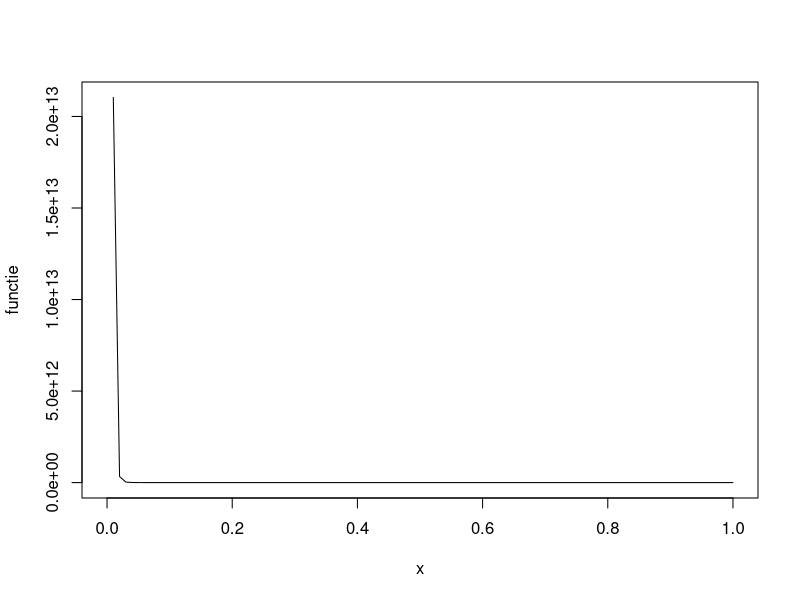

This figure's R source:
#Problema 1
#Exercitiul 1

#media si variatia pentru distributii
p1ex1 <- function() {
  pois = rpois(1000, 50)
  print(var(pois))
  print(mean(pois))
  
  binom = rbinom(1000, 15, 0.2)
  print(var(binom))
  print(mean(binom))
  
  exp = rexp(1000, 5)
  print(var(exp))
  print(mean(exp))
  
  norm = rnorm(1000, 200)
  print(var(norm))
  print(mean(norm))
}

#Exercitiul 2

p1ex2_3 <- function() {
  #voi afisa 2 grafice pe o linie
  par(mfrow = c(1, 2))
  
  
  #declar 2 vectori care retin culorile testelor si valorile
  plotColours <- c("magenta", "dark red", "violetred3","salmon", "blue")
  testValues <- c("1", "2", "5", "10", "100")
  
  #------------------POISSON--------------------#
  
  #graficele pentru densitate
  pois1 = data.frame(density = dpois(0:20, 1), mass = ppois(0:20, 1), distribution = rpois(0:20, 1))
  pois2 = data.frame(density = dpois(0:20, 2), mass = ppois(0:20, 2), distribution = rpois(0:20, 2))
  pois3 = data.frame(density = dpois(0:20, 5), mass = ppois(0:20, 5), distribution = rpois(0:20, 5))
  pois4 = data.frame(density = dpois(0:20, 10), mass = ppois(0:20, 10), distribution = rpois(0:20, 10))
  pois5 = data.frame(density = dpois(0:20, 100), mass = ppois(0:20, 100), distribution = rpois(0:20, 100))
  
  
  plot(pois1$density, type = "o", col = "magenta", main = "Poisson Density") 
  lines(pois2$density, type = "o", col = "dark red")
  lines(pois3$density, type = "o", col = "violetred3") 
  lines(pois4$density, type = "o", col = "salmon") 
  lines(pois5$density, type = "o", col = "blue") 
  legend("topright", testValues, col = plotColours, pch=10)
  #graficele pentru masa
  plot(pois1$mass, type = "o", col = "magenta", main = "Poisson Mass") 
  lines(pois2$mass, type = "o", col = "dark red")
  lines(pois3$mass, type = "o", col = "violetred3") 
  lines(pois4$mass, type = "o", col = "salmon") 
  lines(pois5$mass, type = "o", col = "blue") 
  legend("bottomright", testValues, col = plotColours, pch=1)
  
  
  #voi afisa 2 grafice pe o linie
  par(mfrow = c(1, 2))
  testValues1 <- c("0.01", "0.1", "0.5", "0.75", "0.95")
  
  #------------------BINOMIALA--------------------#
  
  binom1 = data.frame(density = dbinom(0:20, 30, 0.01), mass = pbinom(0:20, 30, 0.01), distribution = rbinom(0:20, 30, 0.01))
  binom2 = data.frame(density = dbinom(0:20, 30, 0.1), mass = pbinom(0:20, 30, 0.1), distribution = rbinom(0:20, 30, 0.1))
  binom3 = data.frame(density = dbinom(0:20, 30, 0.5), mass = pbinom(0:20, 30, 0.5), distribution = rbinom(0:20, 30, 0.5))
  binom4 = data.frame(density = dbinom(0:20, 30, 0.75), mass = pbinom(0:20, 30, 0.75), distribution = rbinom(0:20, 30, 0.75))
  binom5 = data.frame(density = dbinom(0:20, 30, 0.95), mass = pbinom(0:20, 30, 0.95), distribution = rbinom(0:20, 30, 0.95))
  
  #grafic pentru densitate
  plot(binom1$density, type = "o", col = "magenta", main = "Binomial Density") 
  lines(binom2$density, type = "o", col = "dark red")
  lines(binom3$density, type = "o", col = "violetred3") 
  lines(binom4$density, type = "o", col = "salmon") 
  lines(binom5$density, type = "o", col = "blue") 
  legend("topright", testValues1, col = plotColours, pch=1)
  
  #grafic pentru masa
  plot(binom1$mass, type = "o", col = "magenta", main = "Binomial Mass") 
  lines(binom2$mass, type = "o", col = "dark red")
  lines(binom3$mass, type = "o", col = "violetred3") 
  lines(binom4$mass, type = "o", col = "salmon") 
  lines(binom5$mass, type = "o", col = "blue") 
  legend("bottomright", testValues1, col = plotColours, pch=1)
  
  #------------------EXPONEntiala--------------------#
  par(mfrow = c(1, 2))
  exp1 = data.frame(density = dexp(0:20, 1), mass = pexp(0:20, 1), distribution = rexp(0:20, 1))
  exp2 = data.frame(density = dexp(0:20, 2), mass = pexp(0:20, 2), distribution = rexp(0:20, 2))
  exp3 = data.frame(density = dexp(0:20, 5), mass = pexp(0:20, 5), distribution = rexp(0:20, 5))
  exp4 = data.frame(density = dexp(0:20, 10), mass = pexp(0:20, 10), distribution = rexp(0:20, 10))
  exp5 = data.frame(density = dexp(0:20, 100), mass = pexp(0:20, 100), distribution = rexp(0:20, 100))
  
  #grafic pentru densitate
  plot(exp1$density, type = "o", col = "magenta", main = "Exponential Density") 
  lines(exp2$density, type = "o", col = "dark red")
  lines(exp3$density, type = "o", col = "violetred3") 
  lines(exp4$density, type = "o", col = "salmon") 
  lines(exp5$density, type = "o", col = "blue") 
  legend("topright", testValues, col = plotColours, pch=1)
  
  #grafic pentru masa
  plot(exp1$mass, type = "o", col = "magenta", main = "Exponential Mass") 
  lines(exp2$mass, type = "o", col = "dark red")
  lines(exp3$mass, type = "o", col = "violetred3") 
  lines(exp4$mass, type = "o", col = "salmon") 
  lines(exp5$mass, type = "o", col = "blue") 
  legend("bottomright", testValues, col = plotColours, pch=1)
  
  
  #------------------NORMALA--------------------#
  #nuj ce valori sa dau =)))!!!!!!!!!!!!!!!!!!!!!!!!!!!
  par(mfrow = c(1, 2))
  norm1 = data.frame(density = dnorm(0:200, 2.5, 0.5), mass = pnorm(0:200, 0.5, 0.5), distribution = rnorm(0:200, 0.5, 0.5))
  norm2 = data.frame(density = dnorm(0:200, 2, 0.2), mass = pnorm(0:200, 0.5, 0.5), distribution = rnorm(0:200, 0.5, 0.5))
  norm3 = data.frame(density = dnorm(0:200, 5, 0.01), mass = pnorm(0:200, 0.5, 0.5), distribution = rnorm(0:200, 0.5, 0.5))
  norm4 = data.frame(density = dnorm(0:200, 0, 0.02), mass = pnorm(0:200, 0.5, 0.5), distribution = rnorm(0:200, 0.5, 0.5))
  norm5 = data.frame(density = dnorm(0:200, 0, 0.2), mass = pnorm(0:200, 0.5, 0.5), distribution = rnorm(0:200, 0.5, 0.5))
  
  #grafic pentru densitate
  plot(norm1$density, type = "o", col = "magenta", main = "Normal Density") 
  lines(norm2$density, type = "o", col = "dark red")
  lines(norm3$density, type = "o", col = "violetred3") 
  lines(norm4$density, type = "o", col = "salmon") 
  lines(norm5$density, type = "o", col = "blue") 
  legend("topright", testValues, col = plotColours, pch=1)
  
  #grafic pentru masa
  plot(norm1$mass, type = "o", col = "magenta", main = "Normal Mass") 
  lines(norm2$mass, type = "o", col = "dark red")
  lines(norm3$mass, type = "o", col = "violetred3") 
  lines(norm4$mass, type = "o", col = "salmon") 
  lines(norm5$mass, type = "o", col = "blue") 
  legend("bottomright", testValues, col = plotColours, pch=1)
  
  
  
  
  #Exercitiul 3
  par(mfrow = c(2, 2))
  plot(pois1$distribution, type = "o", col = "magenta", main = "Poisson Density") 
  lines(pois2$distribution, type = "o", col = "dark red")
  lines(pois3$distribution, type = "o", col = "violetred3") 
  lines(pois4$distribution, type = "o", col = "salmon") 
  lines(pois5$distribution, type = "o", col = "blue") 
  legend("topright", testValues, col = plotColours, pch=1)
  
  plot(binom1$distribution, type = "o", col = "magenta", main = "Binomial Distribution") 
  lines(binom2$distribution, type = "o", col = "dark red")
  lines(binom3$distribution, type = "o", col = "violetred3") 
  lines(binom4$distribution, type = "o", col = "salmon") 
  lines(binom5$distribution, type = "o", col = "blue") 
  legend("topright", testValues1, col = plotColours, pch=1)
  
  plot(exp1$distribution, type = "o", col = "magenta", main = "Exponential Distribution") 
  lines(exp2$distribution, type = "o", col = "dark red")
  lines(exp3$distribution, type = "o", col = "violetred3") 
  lines(exp4$distribution, type = "o", col = "salmon") 
  lines(exp5$distribution, type = "o", col = "blue") 
  legend("bottomright", testValues, col = plotColours, pch=1)
  
  plot(norm1$distribution, type = "o", col = "magenta", main = "Normal Distribution") 
  lines(norm2$distribution, type = "o", col = "dark red")
  lines(norm3$distribution, type = "o", col = "violetred3") 
  lines(norm4$distribution, type = "o", col = "salmon") 
  lines(norm5$distribution, type = "o", col = "blue") 
  legend("topright", testValues, col = plotColours, pch=1)
}


#Exercitiul 4
#calculez variabilele folosite in functii

p1ex4 <- function(n, p){
  
  aproximarePoisson <- function(k, lambda){
    suma <- 0
    for(x in 0:k)
      suma <- suma + exp(-lambda) * (lambda ^ x)/factorial(x)
    return(suma)
  }
  
  aproximareNormalaTLC <- function(k, n, p){
    return(pnorm((k - n * p) / sqrt(n * p * (1 - p)), mean = 0, sd = 1))
  }
  
  aproximareNormalaFactorCorectie <- function(k, n, p){
    return(pnorm((k - 0.5 - n * p) / sqrt(n * p * (1 - p)), mean = 0, sd = 1))
  }
  
  aproximareCampPaulson <- function(c, miu, sigma){
    return(pnorm((c - miu) / sigma, mean = 0, sd = 1))
  }
  
  raspunsuri <- matrix(ncol = 6, nrow = 10);

  for(k in 1:10) {
    a <- 1 / (9 * (n - k))
    b <- 1 / (9 * (k + 1))
    r <- ((k + 1) * (1 - p)) / (p * (n - k))
    sigmaPatrat <- a + b * r ^ (2/3)
    c <- (1 - b) * r ^ (1/3)
    miu <- 1 - a
    lambda <- n * p
    
    aprox_a <- aproximarePoisson(k, lambda)
    aprox_b <- aproximareNormalaTLC(k, n, p)
    aprox_c <- aproximareNormalaFactorCorectie(k, n, p)
    aprox_d <- aproximareCampPaulson(c, miu, sqrt(sigmaPatrat))
    
    raspunsuri[k, 1] <- k
    raspunsuri[k, 2] <- dbinom(k, n, p)
    raspunsuri[k, 3] <- aprox_a
    raspunsuri[k, 4] <- aprox_b
    raspunsuri[k, 5] <- aprox_c
    raspunsuri[k, 6] <- aprox_d
  }

  return(raspunsuri)
}

#test <- p1ex4(25, 0.05)

p1ex5 <- function(){
  
  for(n in c(25, 50, 100))
    for(p in c(0.05, 0.1)){
      
      matrice <- p1ex4(n, p)
      max1 <- -1
      max2 <- -1
      max3 <- -1
      max4 <- -1
      for(k in 1:10){
        if(abs(matrice[k, 2] - matrice[k, 3]) > max1)
          max1 <- abs(matrice[k, 2] - matrice[k, 3])
        if(abs(matrice[k, 2] - matrice[k, 4]) > max2)
          max2 <- abs(matrice[k, 2] - matrice[k, 4])
        if(abs(matrice[k, 2] - matrice[k, 5]) > max3)
          max3 <- abs(matrice[k, 2] - matrice[k, 5])
        if(abs(matrice[k, 2] - matrice[k, 6]) > max4)
          max4 <- abs(matrice[k, 2] - matrice[k, 6])
      }
      
      maxPoints <- c(max1, max2, max3, max4)
      
      
      plot(NA, NA, main = "Max Points", pct = 10)
      points(1, max1, col = "green")
      points(2, max2, col = "green")
      points(3, max3, col = "green")
      points(4, max4, col = "green")
      #points(maxPoints, col = "magenta")
    }
}

#p1ex5();

p1ex6 <- function(){
  sd <- function(miu, sigma, lambda) {
    return(Vectorize(function(x) {
      return(2 / sigma *
               dnorm((x - miu) / sigma, mean = 0, sd = 1) * 
               pnorm((lambda * ((x - miu) / sigma)), mean = 0, sd = 1))
    }))
  }
  
  plotColours <- c("magenta", "dark red", "violetred3","salmon", "blue")
  testValues <- c("1", "2", "5", "10", "100")
  
  plot(sd(1, 2, 3))
  plot(sd(1, 30, 3), add=TRUE, col = "green")
  plot(sd(1, 10, 4), add=TRUE, col = "dark red")
  plot(sd(1, 8, 3), add=TRUE, col = "magenta")
  plot(sd(1, 1, 1), add=TRUE, col = "red")
  legend("topright", testValues, col = plotColours, pch=10)

}


p1ex7 <- function(n, p) {
  ecuatie <- function(n, p) {
    return(Vectorize(function(lambda) {
      argUp1 <- (1 - ((2 / pi) * ((lambda ^ 2) / (1 + lambda ^ 2)))) ^ 3
      argDown1 <- (2 / pi) * (4 / pi - 1) ^ 2 * ((lambda ^ 2) / (1 + lambda ^ 2)) ^ 3
      argUp2 <- n * p * (1 - p)
      argDown2 <- (1 - 2 * p) ^ 2
      
      return(argUp1 / argDown1 - argUp2 / argDown2)
    }))
  }
  
  
  functie <- ecuatie(n, p)
  plot(functie)
  solution <- uniroot(f = functie, interval = c(0, 1000))
  
  solutie <- solution$root
  
  print(solutie)
  
  lambda <- sign(1 - (2 * p)) * sqrt(solutie)
  print(lambda) 
  
  sigmaPatrat <- n * p * (1 - p) / (1 - ((2 / pi) * (solutie / (1 + solutie))))
  print(sigmaPatrat)
  
  sigma <- sqrt(sigmaPatrat)
  
  miu <- n * p - sigma * sqrt((2 / pi) * (solutie / (1 + solutie)))
  print(miu)
  
  result <- c(lambda, sigma, miu)
  return(result)
  }

p1ex7(25, 0.05)
